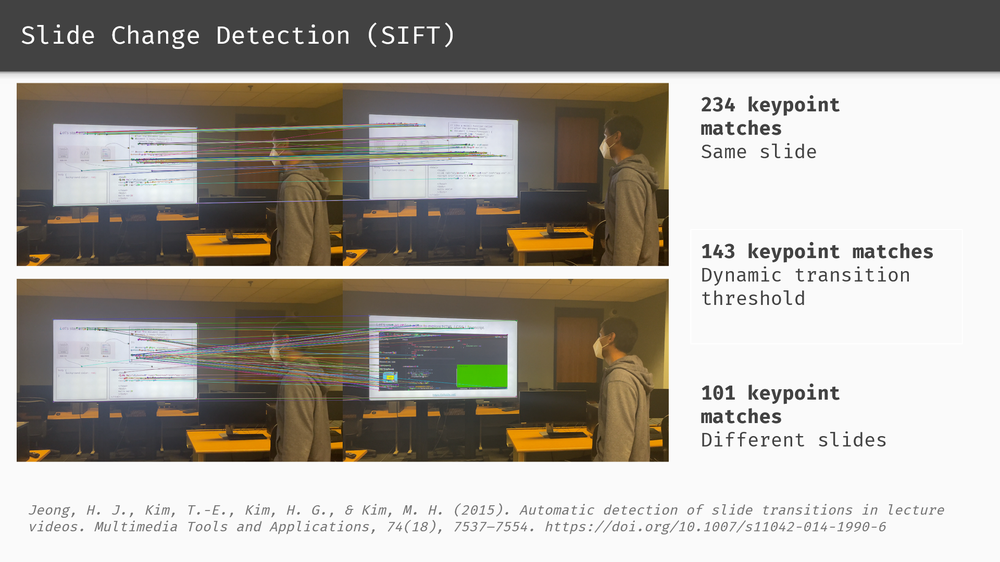
#> input picture images/pythonslide.png, 1000 x 562 px, shrunk from 1920 x 1080 before the run
$ python -i testing_stuff_script.py   (imports and definitions only)
#> lines starting #> are read from the running program, lines starting #| are printed output that depends on the picture; after the words box and inside, x2 and y2 are one past the last pixel; in counts of white or black regions, pixels touching at a corner belong together
#> further down, picture is the input picture: shape (562, 1000, 3); mean B, G, R 153.8, 161.3, 166.1
import itertools
import math
import statistics
import sys
from typing import Dict, Iterable, List, NewType, Optional, Tuple
import cv2
import numpy as np
from dataclasses import dataclass


@dataclass
class Region:
    image_size: Tuple[int, int]
    contour: np.ndarray
    bounding_rect: Tuple[int, int, int, int]

    def aspect_ratio(self) -> float:
        _, _, width, height = self.bounding_rect
        return width / height

    def size(self) -> int:
        _, _, width, height = self.bounding_rect
        return width * height

    def get_bounding_rect_bitmask(self):
        ret = np.zeros(self.image_size, dtype=np.uint8)
        x, y, width, height = self.bounding_rect
        ret[y : y + height, x : x + width] = 255
        return ret


def guess_slide_region(color_img: np.ndarray) -> Region:
    greyscale_img = cv2.cvtColor(cv2.GaussianBlur(color_img, (5,5), 2), cv2.COLOR_BGR2GRAY)
    _, thresholded = cv2.threshold(
        greyscale_img, 0, 255, cv2.THRESH_BINARY + cv2.THRESH_OTSU
    )
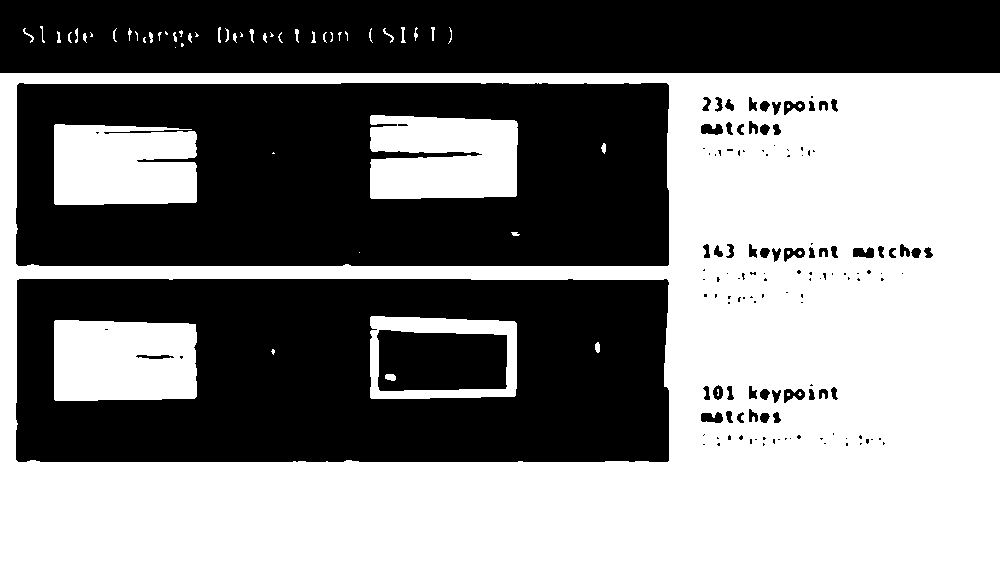
#> thresholded: shape (562, 1000); 50.9% white; 137 black regions (84 under 20 px)

    # contours is a list of np.ndarrays
    contours, _ = cv2.findContours(thresholded, cv2.RETR_EXTERNAL, cv2.CHAIN_APPROX_SIMPLE)
#> contours = 41 contours, 35 with area under 20; largest, box (x1, y1, x2, y2) and area: (0, 73, 1000, 562) 487512, (401, 27, 406, 43) 24, (249, 29, 254, 43) 22, (295, 29, 299, 43) 21, (149, 32, 153, 43) 20, (383, 28, 394, 43) 20

    # each bounding rect is (x, y, width, height)
    bounding_rects = list(map(cv2.boundingRect, contours))
#> bounding_rects = 41 items, first 6: (0, 73, 1000, 489), (175, 47, 1, 1), (181, 43, 3, 4), (143, 37, 3, 6), (263, 33, 4, 10), (233, 33, 4, 10)

    def aspect_ratio_error(ar):
        sixteen_nine = 16 / 9
        four_three = 4 / 3
        # Most slides are either 16:9 or 4:3
        return min(
            abs(ar - sixteen_nine) / sixteen_nine,
            abs(ar - four_three) / four_three,
        )

    regions = [
        Region(greyscale_img.shape, contour, bounding_rect)
        for contour, bounding_rect in zip(contours, bounding_rects)
    ]
#> regions = 41 items

    best_region: Region = max(
        [r for r in regions],# if aspect_ratio_error(r.aspect_ratio()) < 0.2],
        key=Region.size,
    )

    all_rectangles = color_img.copy()
    for x, y, w, h in bounding_rects:
        all_rectangles = cv2.rectangle(all_rectangles, (x, y), (x + w, y + h), (0, 0, 255))
        all_rectangles = cv2.putText(all_rectangles, f"{aspect_ratio_error(w/h):0.2f}", (x, y - 2), cv2.FONT_HERSHEY_SIMPLEX, 1, (0, 255, 0), 2, cv2.LINE_4)
#> this loop made 41 passes
#> (x, y, w, h) on passes 1 to 12: (0, 73, 1000, 489), (175, 47, 1, 1), (181, 43, 3, 4), (143, 37, 3, 6), (263, 33, 4, 10), (233, 33, 4, 10), (188, 33, 4, 10), (83, 33, 4, 10), (338, 32, 4, 9), (330, 32, 3, 10), (323, 32, 4, 11), (278, 32, 5, 11)
#> pass 1, in guess_slide_region, `all_rectangles = cv2.putText(all_rectangles, f"{aspect_ratio_error(w/h..`:
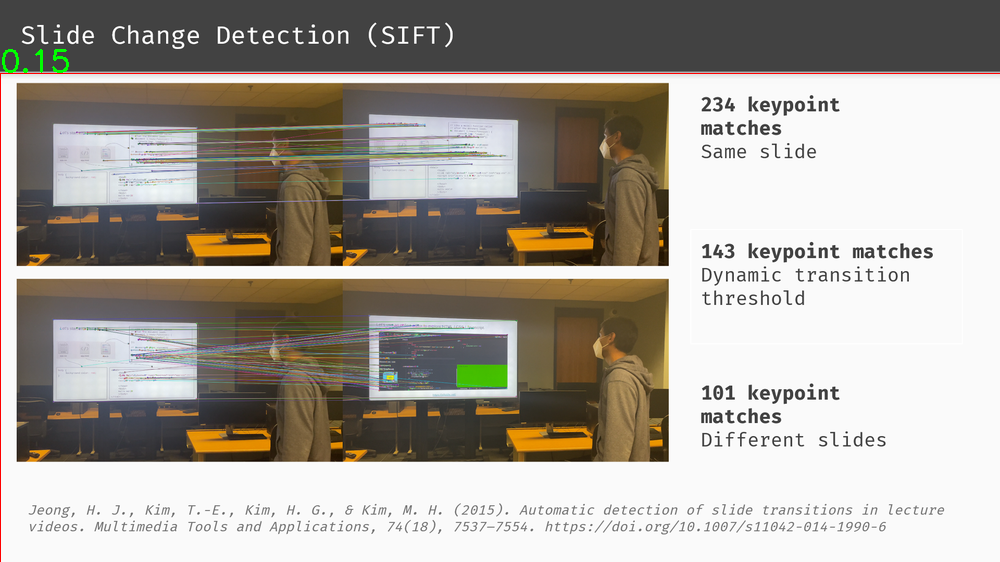
#> all_rectangles: shape (562, 1000, 3); mean B, G, R 153.2, 160.9, 166.1
#> after the loop:
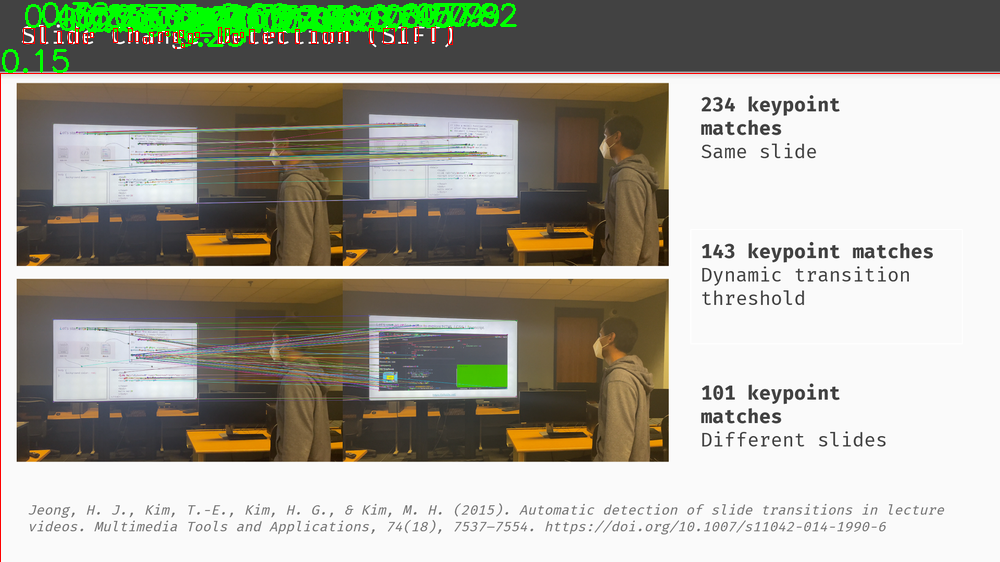
#> all_rectangles: shape (562, 1000, 3); mean B, G, R 151.5, 164.1, 165
    x,y,w,h = best_region.bounding_rect
#> x = 0; y = 73; w = 1000; h = 489
    all_rectangles = cv2.rectangle(all_rectangles, (x, y), (x + w, y + h), (255, 0, 255))
#> all_rectangles: shape (562, 1000, 3); 0.26% of pixels changed, all inside (x1, y1, x2, y2) = (0, 73, 1000, 562)

    all_contours = cv2.drawContours(color_img.copy(), contours, -1, (0, 0, 255))
    all_contours = cv2.drawContours(all_contours, [best_region.contour], -1, (255, 0, 255))
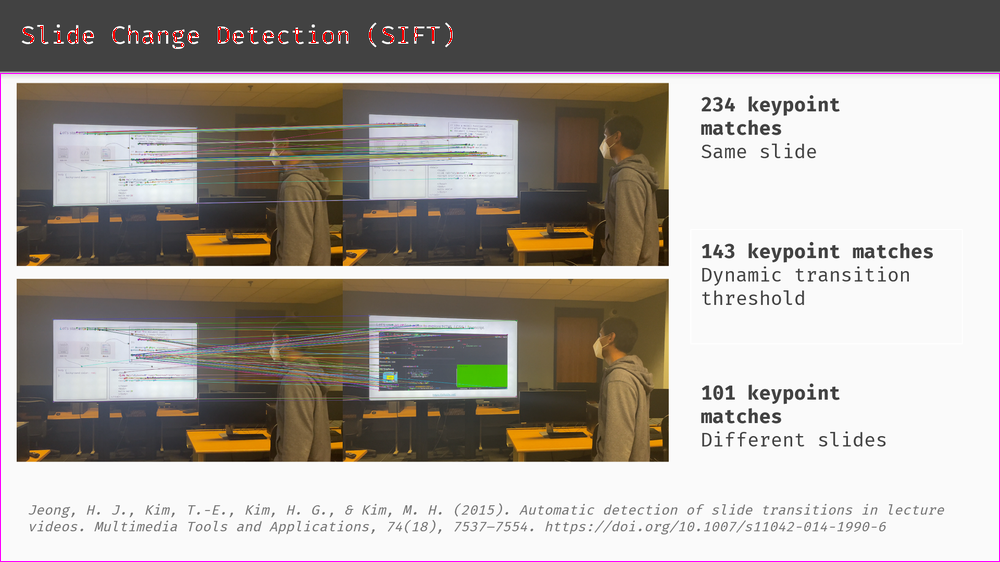
#> all_contours: shape (562, 1000, 3); mean B, G, R 153.6, 159.7, 166.2
    for i, (x, y, _, _) in enumerate(bounding_rects):
        all_contours = cv2.putText(all_contours, f"c {i}", (x+2, y+2), cv2.FONT_HERSHEY_SIMPLEX, 1, (0, 255, 0), 2, cv2.LINE_4)
#> this loop made 41 passes
#> (x, y) on passes 1 to 12: (0, 73), (175, 47), (181, 43), (143, 37), (263, 33), (233, 33), (188, 33), (83, 33), (338, 32), (330, 32), (323, 32), (278, 32)
#> pass 1, in guess_slide_region, `all_contours = cv2.putText(all_contours, f"c {i}", (x+2, y+2), cv2.FON..`:
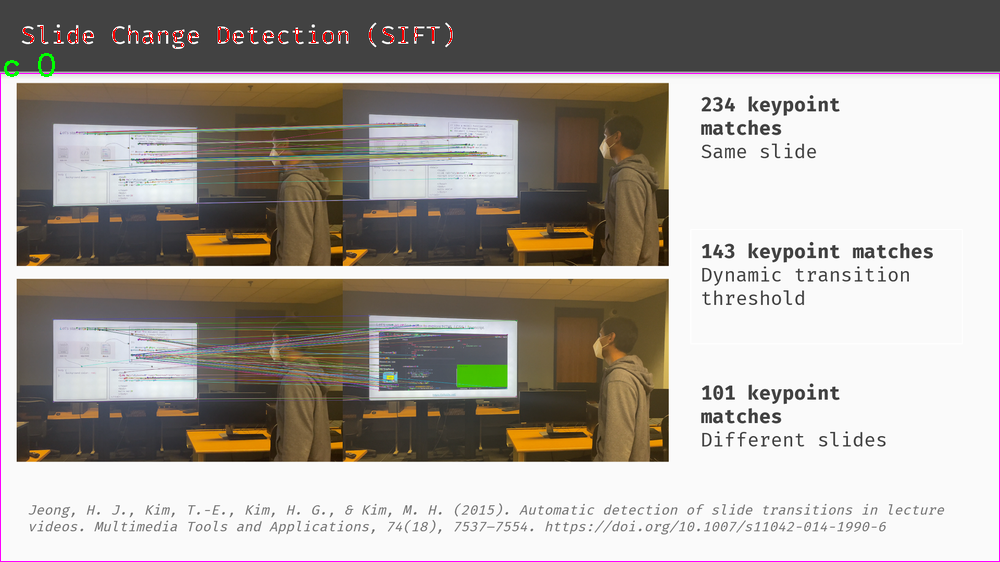
#> all_contours: shape (562, 1000, 3); 0.05% of pixels changed, all inside (x1, y1, x2, y2) = (4, 53, 55, 77)
#> after the loop:
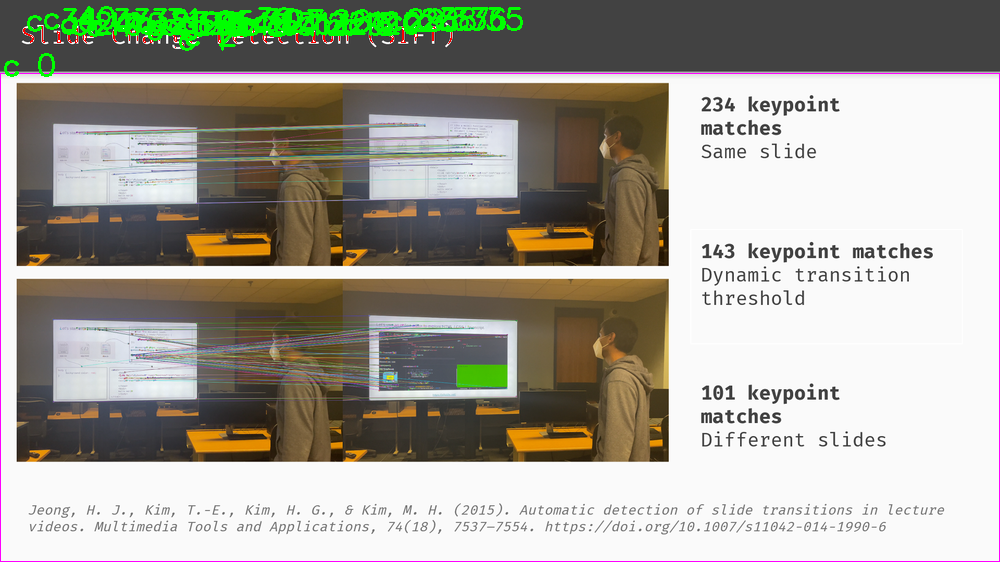
#> all_contours: shape (562, 1000, 3); mean B, G, R 152.3, 162.9, 164.8

    # cv2.imshow("rectangle", all_rectangles)
    # cv2.imshow("contours", all_contours)

    return best_region


@dataclass
class FeatureVector:
    img: np.ndarray
    keypoints: Tuple[cv2.KeyPoint, ...]
    descriptors: np.ndarray
    region: Region


def extract_features(color_img: np.ndarray) -> FeatureVector:
    slide_region = guess_slide_region(color_img)

    region_bitmask = slide_region.get_bounding_rect_bitmask()
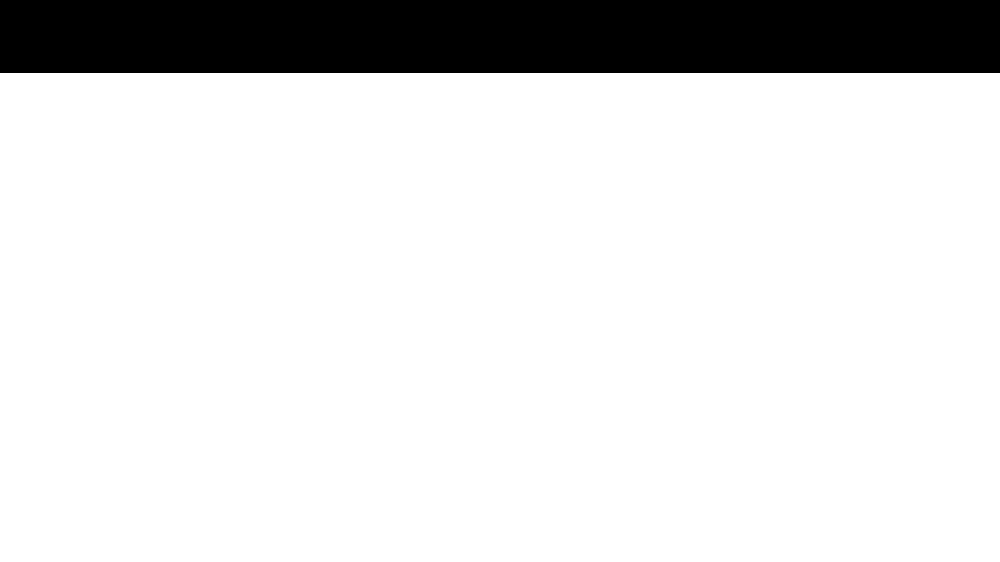
#> region_bitmask: shape (562, 1000); 87% white; 1 black region, box (x1, y1, x2, y2) and area: (0, 0, 1000, 73) 73000

    FEATURE_EXTRACTOR = cv2.ORB_create()
    keypoints, descriptors = FEATURE_EXTRACTOR.detectAndCompute(
        color_img, region_bitmask
    )
#> keypoints = 500 keypoints; strongest (x, y, size): (799, 104, 31), (799, 253, 37.2), (768, 393, 31), (765, 104, 31)
    return FeatureVector(color_img, keypoints, descriptors, slide_region)


# [29 lines left out: functions get_num_sift_matches_between_slides, get_num_sift_matches_between_imgs, not called in this run]


# a window is a list of images
@dataclass
class Window:
    frame_offset: int
    frames: List[np.ndarray]

    def enumerate(self) -> Iterable[Tuple[int, np.ndarray]]:
        return ((i + self.frame_offset, f) for i, f in enumerate(self.frames))

    # [9 lines left out: function sub_window, not called in this run]

    def sample_frames(self, k: int) -> Iterable[Tuple[int, np.ndarray]]:
        step = len(self.frames) // k
        return itertools.islice(self.enumerate(), None, None, step)

    def __len__(self):
        return len(self.frames)


# [87 lines left out: functions lazy_get_windows, overlapping_pairs, recursive_interval_pruning, main, main2, not called in this run]

# [2 lines not run here, left out]

>>> import cv2
>>> picture = cv2.imread('../images/pythonslide.png')
>>> result = extract_features(picture)
